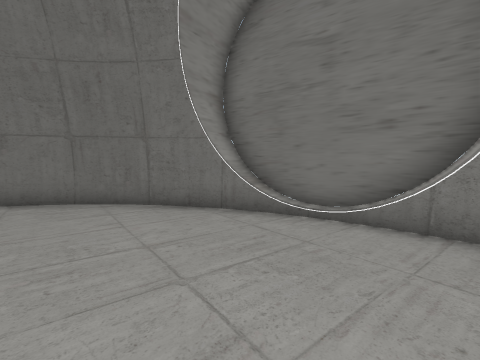
View 1 (above)

15 first-person views from a walk through a 3-D level made in the Unity game engine. The camera is 1.2 m above the floor, tilts 4° down and sees 90° across. The floor is counted in squares, 1 m on a side. Each view is taken from the middle of a square. On the plan, view 1 faces up. The plan holds only what a view shows up to about 12 squares ahead; the rest is blank. The place goes on beyond the plan. Some surface patterns are stand-ins.

View 2
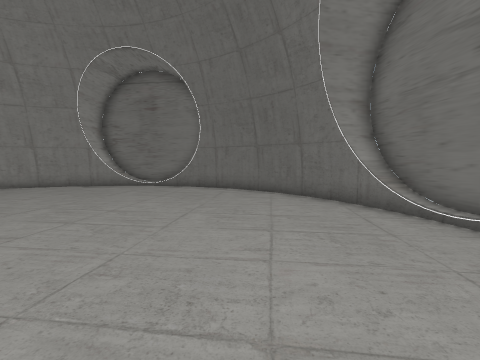

View 3
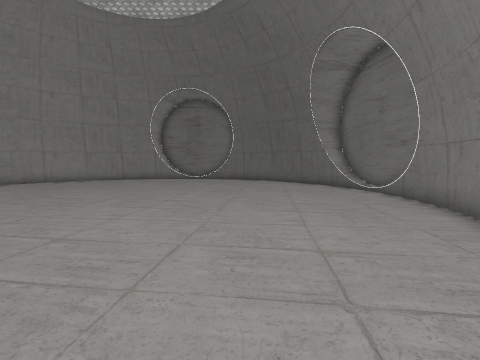

View 4
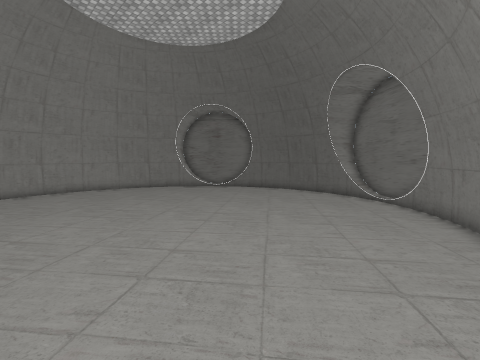

View 5
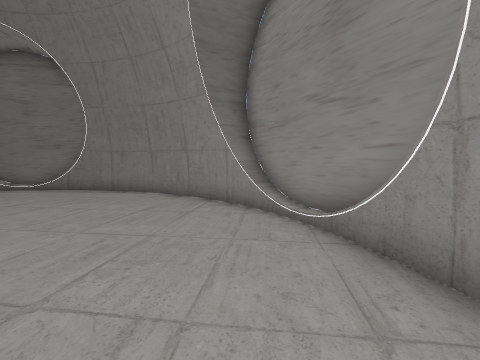

View 6
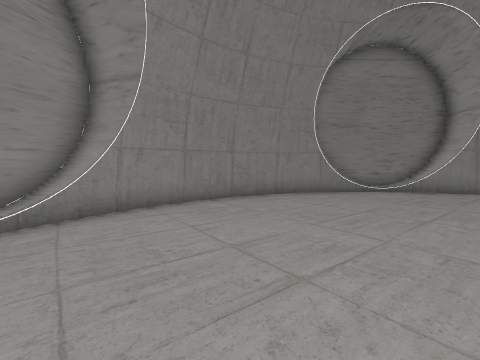

View 7
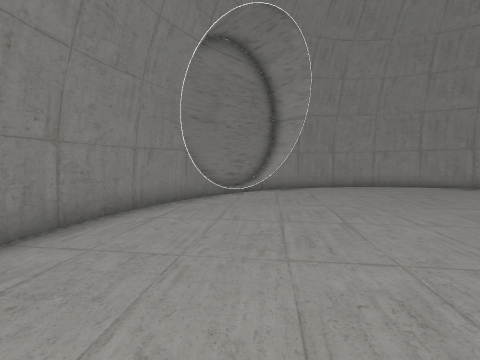

View 8
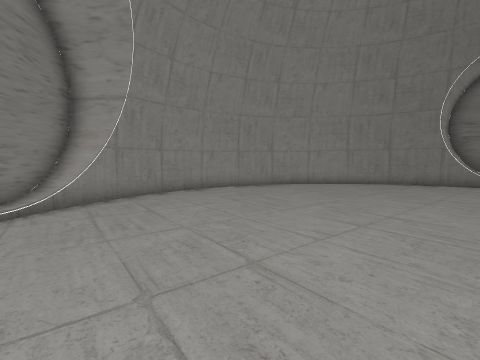

View 9
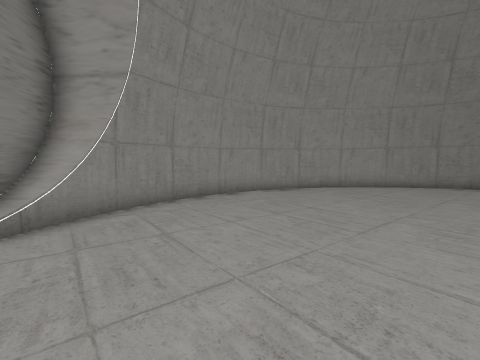

View 10
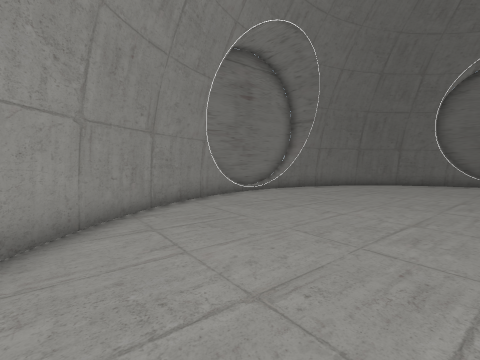

View 11
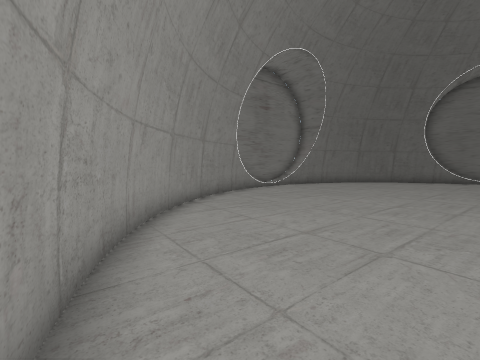

View 12
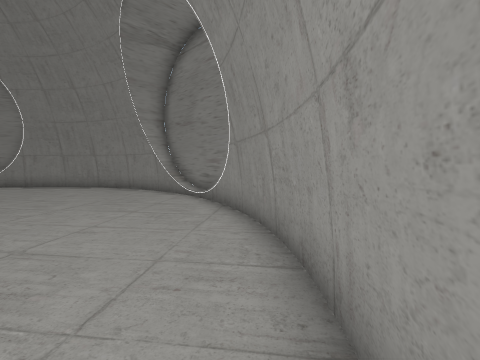

View 13
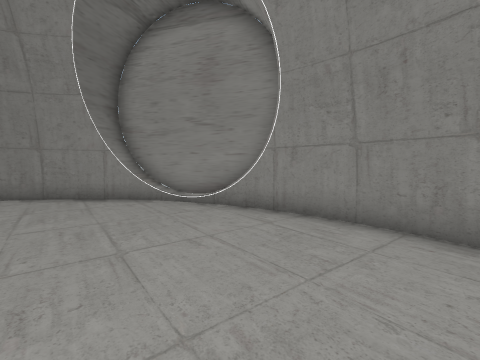

View 14
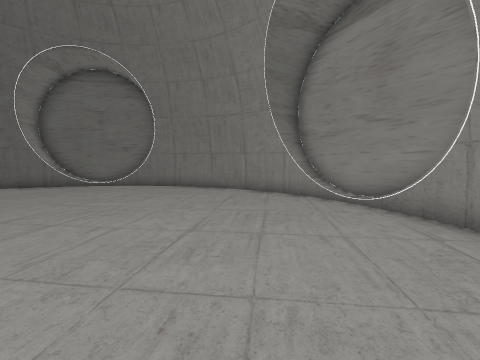

View 15
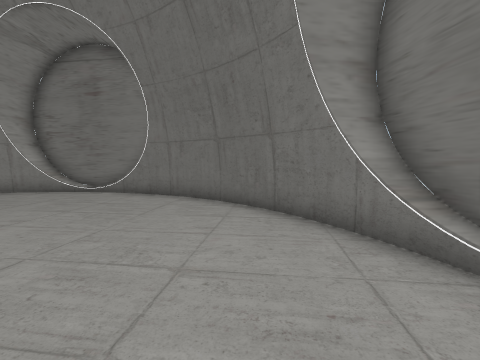

### Floor plan
Points are (right, up) in squares from view 1. A wall is a line through its corners. A room is listed if a view was taken in it or the views show most of it. See-through windows are left out.
Room 1 (views 1, 2, 3, 4, 5, 6, 7, 8, 9, 10, 11, 12, 13, 14, 15)
walls: (-7.3, -12.1) (-7.4, -13.5); (-8.2, 5.8) (-8.5, 6.2); (4, -8.6) (5.1, -9); (4, -8.7) (4.2, -8.4); (-7.2, -12.3) (-7.3, -13.5); (3.4, 3.5) (3.9, 4.1); (-3, -12.8) (-2.2, -12.8); (-6.3, 6.6) (-7.4, 6.3); (0.5, 5.8) (-0.5, 6.4); (5.6, -0.6) (5.4, 0.3) (4.9, 1.3); (-3.9, 6.9) (-5, 6.9); (5.9, -3.1) (5.8, -2); (-7.4, -12.3) (-7, -12.4) (-7.1, -13.4); (4.3, 2.4) (3.5, 3.6) (2.9, 3.9); (-13.7, -1) (-13.9, -2.1); (-13.5, -5.8) (-13, -7.3); (-1.2, -12.5) (0.3, -12); (-13.9, -3.4) (-13.8, -4); (3.3, -9.7) (3.7, -9.2); (-12.5, -8.1) (-12.2, -8.6); (-12.5, 2.1) (-12.9, 1.2); (-11.4, -9.6) (-10.2, -10.8); (-9.6, -11.2) (-8.6, -11.8); (-13, -7.2) (-12.5, -8.2); (-8.2, 6) (-9.2, 5.5); (0.2, -12) (1.1, -11.4); (5, 1.2) (4.2, 2.6); (-1.1, 6.5) (-2.5, 6.8) (-4, 6.9); (-10.4, -10.6) (-9.5, -11.3); (-8.8, -11.7) (-7, -12.5); (3.6, -9.4) (4.3, -8.4); (-13.9, -3.9) (-13.7, -5); (-4.9, 6.9) (-6.5, 6.6); (5.9, -2.1) (5.6, -0.5); (1, -11.6) (2.4, -10.6); (2.3, -10.7) (3.4, -9.6); (3.7, 3.3) (2.6, 4.5); (-13.9, -2) (-13.9, -3.5); (-3, -12.9) (-2, -12.7); (-12.3, -8.5) (-11.3, -9.8); (-13.5, 0) (-13.7, -1.1); (-7.3, 6.4) (-8.7, 5.7); (-13.8, -4.8) (-13.5, -5.9); (0.5, 5.9) (-1.2, 6.5); (-13, 1.3) (-13.5, -0.1); (3.4, 3.7) (3.8, 4.2) (0.1, 6.8) (-0.4, 6.1); (-11.5, 3.6) (-12.3, 2.5); (-7.7, -12.5) (-7.7, -13.5) (-2.4, -13.3) (-2.4, -12.8) (-1.1, -12.4); (4.4, -9.1) (4.9, -9.3) (6.4, -4.4) (5.8, -4.2) (5.9, -3); (-2.8, -13.4) (-2.7, -12.7); (6.4, -4.2) (5.7, -3.9); (-9, 6.2) (-12.5, 3.6) (-11.9, 2.9) (-12.5, 2); (-0.1, 6.9) (-0.6, 6.1); (-12.6, 3.4) (-12, 2.7)
low walls: (4.2, -8.4) (5.1, -8.7); (1.1, 5.6) (0.6, 5.8)

Positions as (right, up) in squares from view 1, and headings:
1: (0, 0), facing up
2: (2, -1), facing up-left
3: (5, -6), facing up-left
4: (5, -8), facing up-left
5: (1, -9), facing up-right
6: (1, -3), facing down
7: (2, -6), facing down-left
8: (0, -8), facing left
9: (-2, -9), facing left
10: (-11, -6), facing up
11: (-12, -8), facing up
12: (-12, -8), facing down-right
13: (-2, -8), facing right
14: (-2, -9), facing up-right
15: (1, 2), facing up-left
